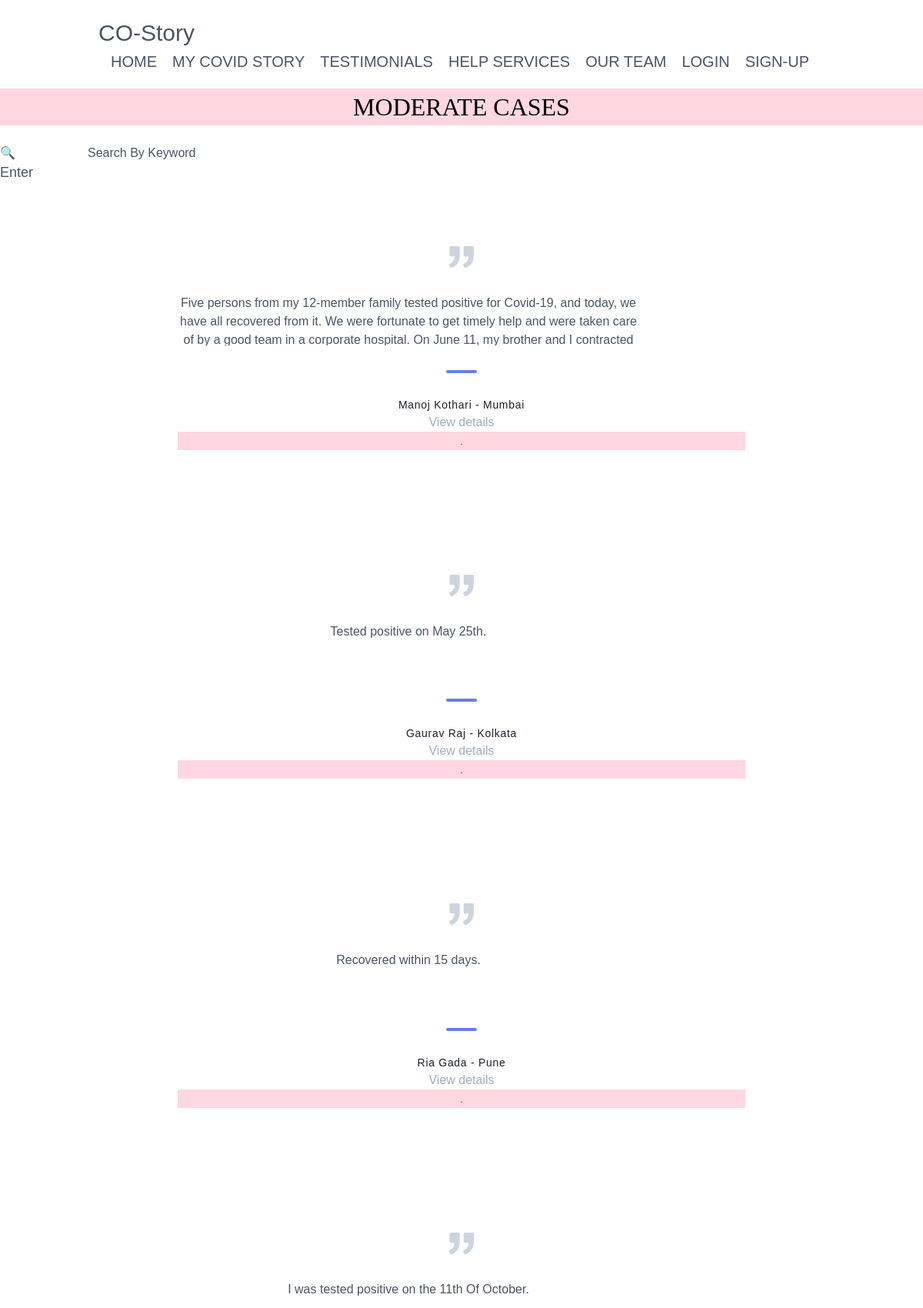
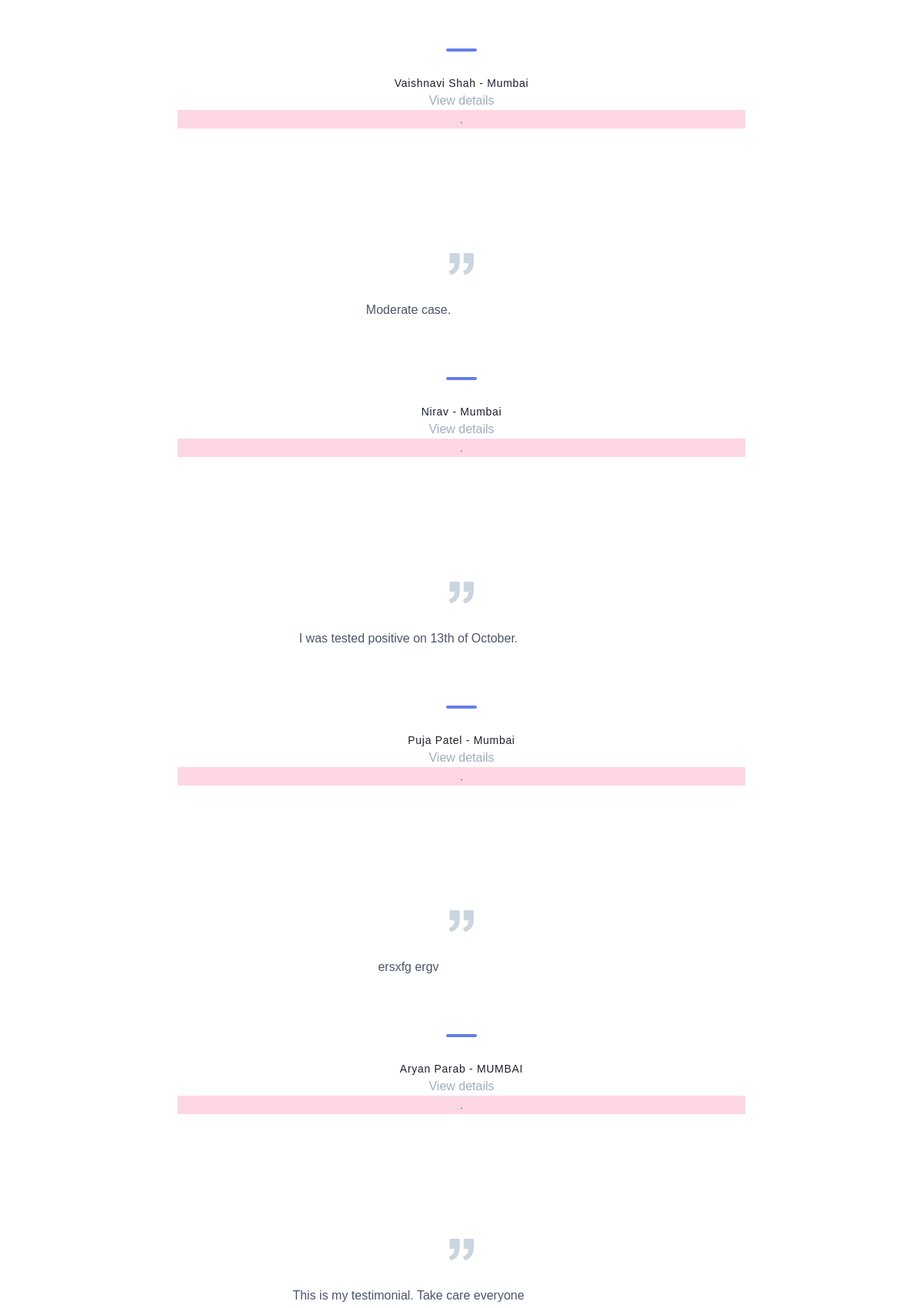
Page /Moderate/ (upper part) on the committed database (2 pictures, top to bottom).
### page/models.py (models this page shows, shortened)
class Article(models.Model):
	user = models.ForeignKey(User,
		on_delete=models.CASCADE,blank=True,null=True)
	name = models.CharField(max_length=25,default="",null=False,blank=False)
	email = models.EmailField(default="",null=False,blank=False)
	state =	models.CharField(max_length=20,default="",null=False,blank=False)
	city =	models.CharField(max_length=20,default="",null=False,blank=False)
	type_of_case =	models.CharField(max_length=20, default="")
	age_group =		models.CharField(max_length=20, default="")
	description =	models.TextField(default="",null=False,blank=False)
	verified = models.BooleanField(default=False)
	file = models.FileField(upload_to ='uploads/')
	def get_absolute_url(self):
		return reverse("page:page-detail",kwargs={"id":self.id})

### page/views.py (the view)
# urls.py: path("Moderate/",ArticleListViewModerate,name="page-Moderate"),
def ArticleListViewModerate(request):
	qs = Article.objects.filter(type_of_case__icontains='Moderate')
	qs = qs.filter(verified=True)
	template_name='Moderate.html'
	keyword_search = request.GET.get("search_keyword")
	if keyword_search != '' and keyword_search is not None:
		qs=qs.filter(name__icontains=keyword_search) | qs.filter(city__icontains=keyword_search )|qs.filter(state__icontains=keyword_search)|qs.filter(description__icontains=keyword_search)
	context = {
	"qs" : qs
	}
	return render(request,template_name,context )

### templates/Moderate.html (shortened to what this page needs)
    {% extends 'index.html' %}
       {% block content %}
       <header>
    <section class="text-gray-700 body-font bg-pink-200">
        <h1><center><font face ="DIN Next Light" size="6" color="black">MODERATE CASES</font></center></h1>
    </section>
</header>
<body>
  <br>
<div class="self-end">
  <form method="GET" class="text-gray-700 body-font" class="form-inline my-2 my-lg-0">{% csrf_token %}
  <input type="search" name="search_keyword" label="Search By Keyword" font face ="DIN Next Light" size = "10" color="black" class="form-control mr-sm-2" type="search" placeholder="&#128269;">Search By Keyword</input>
 <br>
 <button style="width:160;height:24; background-color:"white" type="submit" type="button" class="btn btn-outline-danger" ><font size = "4">Enter</font></button>
</form>
</div>
  {%for i in qs%}
  <section class="text-gray-700 body-font">
  <div class="container px-5 py-20 mx-auto">
    <div class="xl:w-1/2 lg:w-3/4 w-full mx-auto text-center">
      <p  style="width: 600px;
  overflow: hidden;height: 4.2em;
  text-overflow: -o-ellipsis-lastline;">{{i.description}}</p>
      <span class="inline-block h-1 w-10 rounded bg-indigo-500 mt-8 mb-6"></span>
      <h2 class="text-gray-900 font-medium title-font tracking-wider text-sm">{{i.name}} - {{i.city}}</h2>
     <a href='{{i.get_absolute_url}}'><p class="text-gray-500">View details</p></a>
	 <section class="text-gray-700 body-font bg-pink-200">
        <h1><center><font face ="DIN Next Light" size = "1" color="black">.</font></center></h1>
    </section>
    </div>
  </div>
</section>
  {% endfor %}
</body>
{% endblock %}

### static/css/style.css (style rules this page uses)
html, body, .view { height: 100%; }

### templates/index.html (style rules this page uses)
body { background-color:rgb(254,215,226) ; background-size: cover; background-repeat: repeat; background-attachment: scroll; font-family: Arial; color: white; }

### templates/Moderate.html (style rules this page uses)
body { background: url("https://wallpaperaccess.com/full/1668903.jpg" ) no-repeat; background-size: cover; font-family: Arial; color: white; }

### rows in the picture
Article: description "Five persons from my 12-member family tested positive for Covid-19, and today, we have all recovered from it. We were fortunate to get timely help and were taken care of by a good team in a corporate hospital. On June 11, my brother and I contracted…", name "Manoj Kothari", city "Mumbai"
Article: description "Tested positive on May 25th.", name "Gaurav Raj", city "Kolkata"
Article: description "Recovered within 15 days.", name "Ria Gada", city "Pune"
Article: description "I was tested positive on the 11th Of October.", name "Vaishnavi Shah", city "Mumbai"
Article: description "Moderate case.", name "Nirav", city "Mumbai"
Article: description "I was tested positive on 13th of October.", name "Puja Patel", city "Mumbai"
Article: description "ersxfg ergv", name "Aryan Parab", city "MUMBAI"
Article: description "This is my testimonial. Take care everyone"
